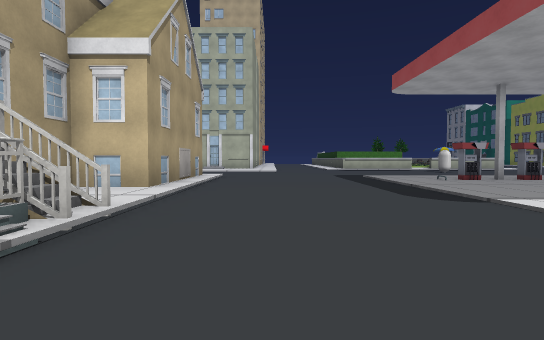
view 1 (above)

23 first-person views from a walk through a Unity game level. The camera is 1.2 m above the floor, tilts 2° down and sees 80° across. The floor is counted in squares, 2 m on a side. Each view is taken from the middle of a square. On the plan, view 1 faces up. The plan holds only what a view shows up to about 10 squares ahead; the rest is blank. The place goes on beyond the plan. Some surface patterns are stand-ins.

view 2
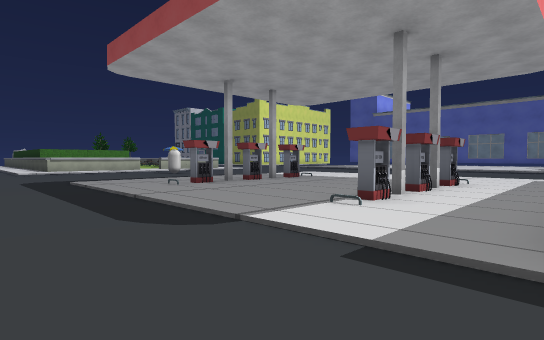

view 3
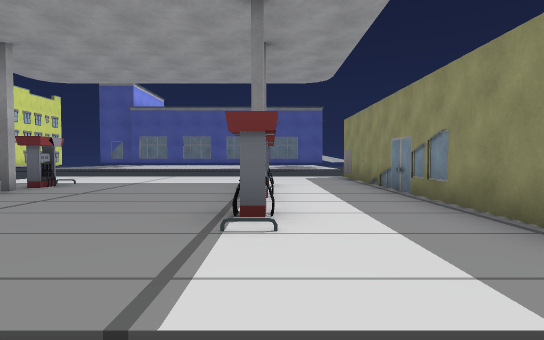

view 4
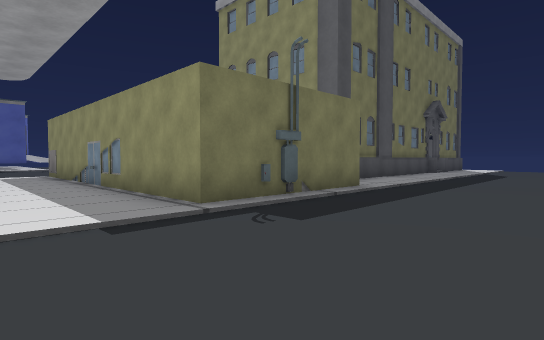

view 5
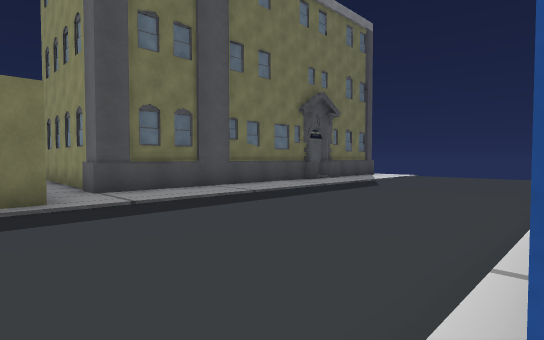

view 6
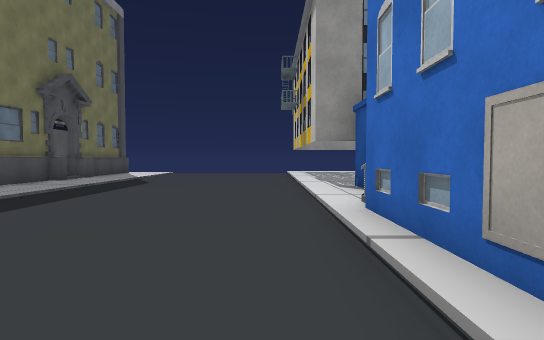

view 7
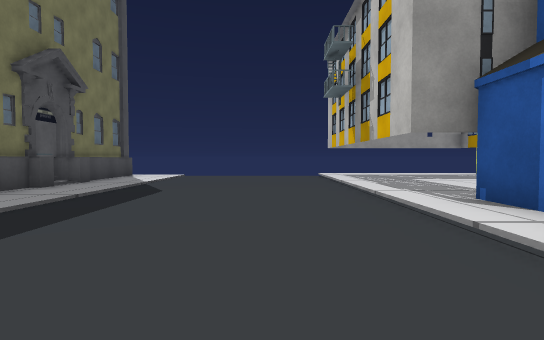

view 8
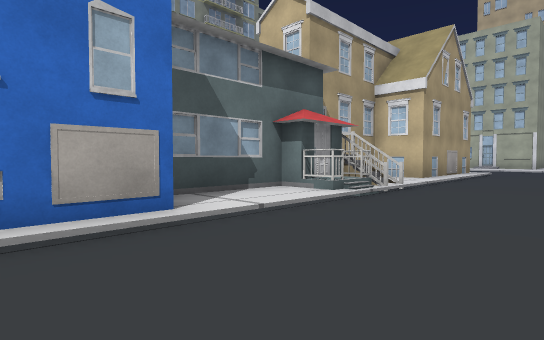

view 9
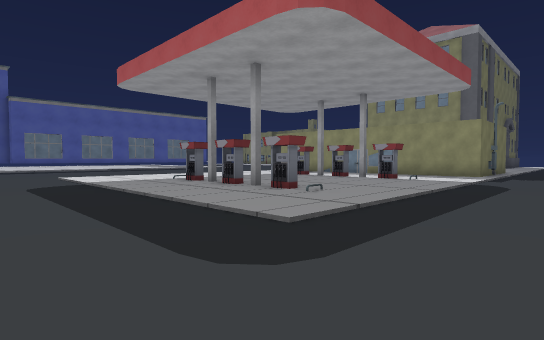

view 10
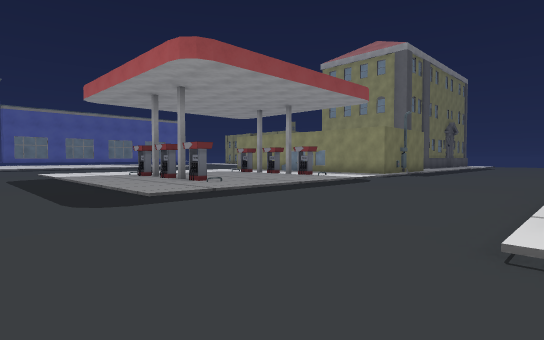

view 11
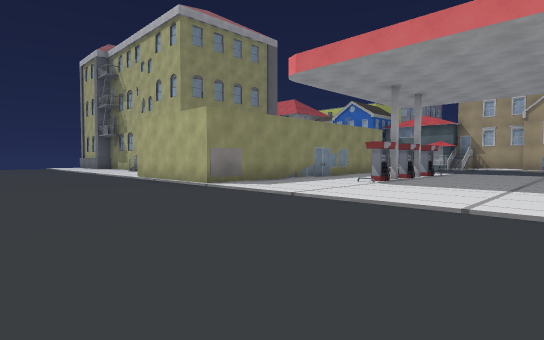

view 12
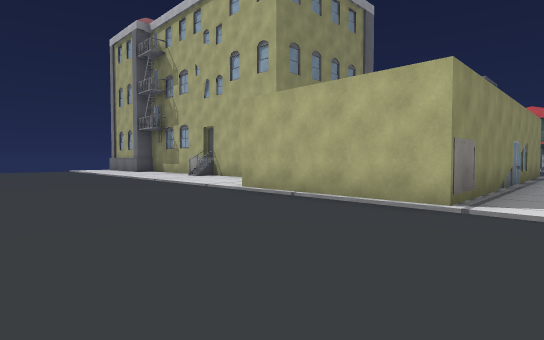

view 13
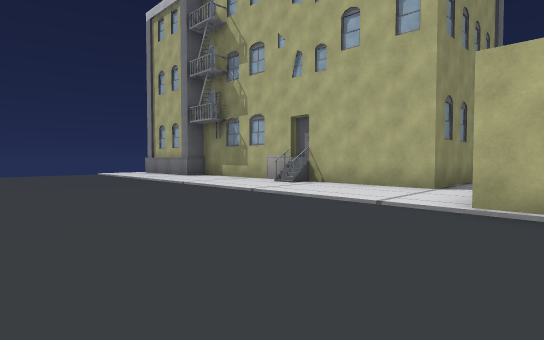

view 14
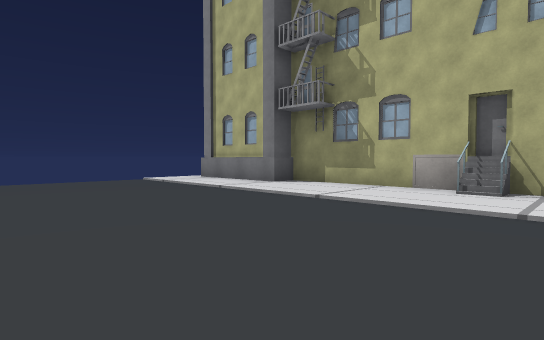

view 15
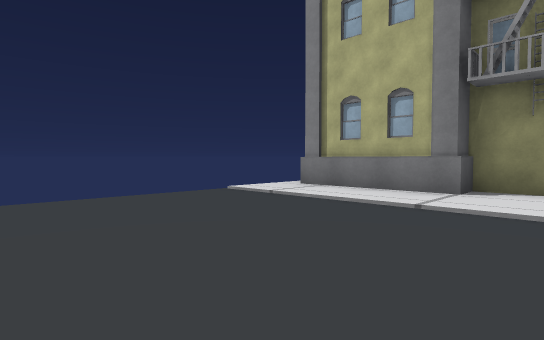

view 16
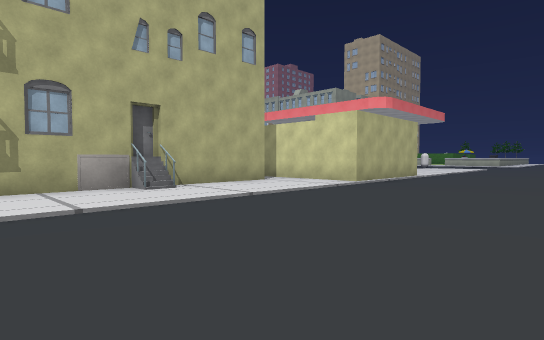

view 17
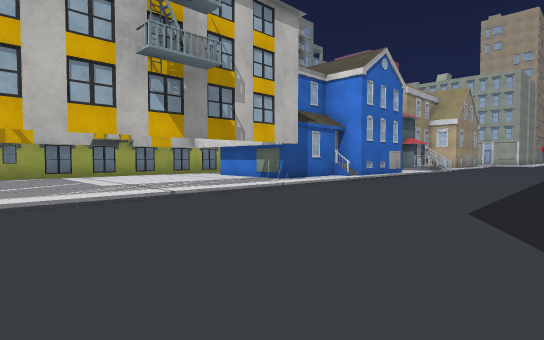

view 18
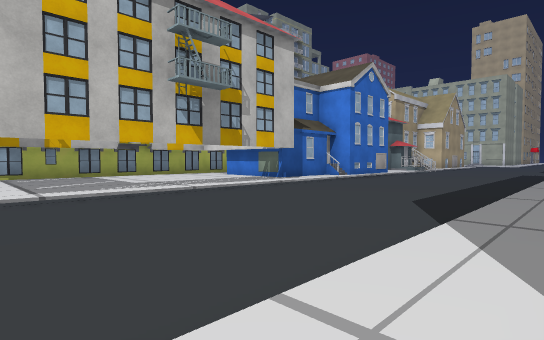

view 19
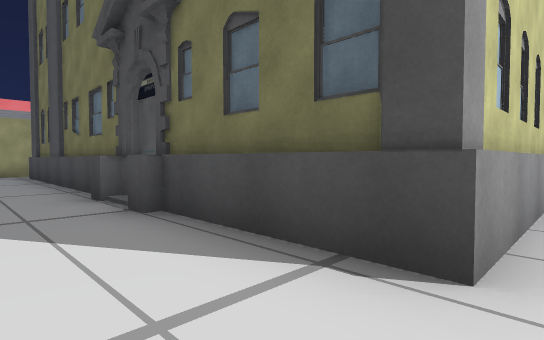

view 20
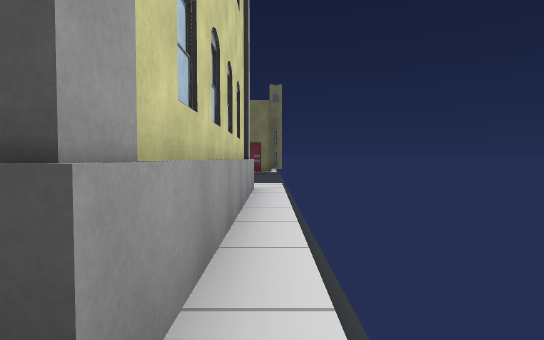

view 21
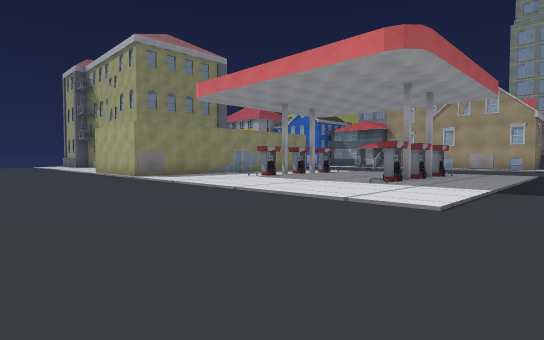

view 22
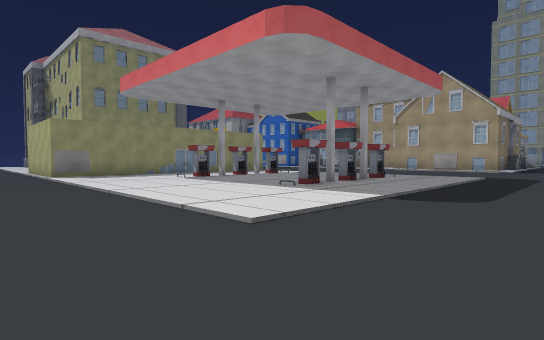

view 23
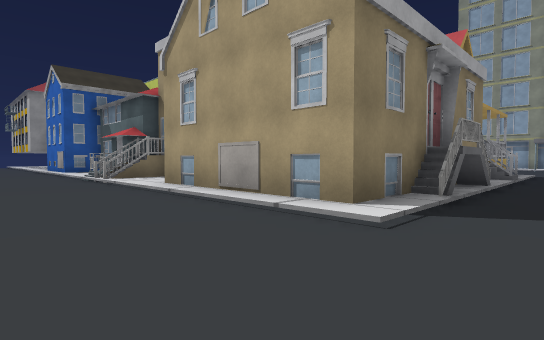

### Floor plan
Key: @ floor where view 1 was taken; # wall or solid block; x gap in a wall; . main floor; : floor 0.25 m higher than the main floor; B building; O other object.
Columns run from 11 left of view 1 to 16 right of it. Each row starts with its distance up from view 1.
 13          .........  ......
 12        .....................
 11 ............................
 10 BBBB#####:..................
  9          :......#.x#........
  8          :..................
  7          :..................
  6        ##:..................
  5        #::..................
  4        #::......#.x#........
  3        #BB..................
  2        ##B............O.....
  1         #:.....#########....
  0         #:.@...#       #....
 -1         #:.....#       #....
 -2         ##.....##   ####....
 -3          #......#####.......
 -4         ##......#   #.......
 -5         #:......#   #.......
 -6        ##:......#   ##......
 -7       ##B:......#   ##......
 -8          #......#   #.......
 -9     #    #......#   #.......
-10     #    #......#   #.......
-11     ##   #......#   ##......
-12     ##   #......#    #......
-13     #    #......######......
-14           ..................

Positions as (right, up) in squares from view 1, and headings:
1: (0, 0), facing up
2: (1, 2), facing up-right
3: (2, 4), facing right
4: (0, 4), facing down-right
5: (-2, -1), facing down-right
6: (-1, -1), facing down
7: (0, -3), facing down
8: (1, -3), facing up-left
9: (1, 13), facing down-right
10: (-2, 13), facing down-right
11: (16, 8), facing down-left
12: (16, 3), facing down-left
13: (16, -1), facing down-left
14: (16, -5), facing down-left
15: (16, -9), facing down-left
16: (16, -9), facing up-left
17: (3, -13), facing up-left
18: (4, -14), facing up-left
19: (3, -14), facing up-right
20: (4, -14), facing right
21: (16, 12), facing down-left
22: (14, 13), facing down-left
23: (1, 12), facing down-left
